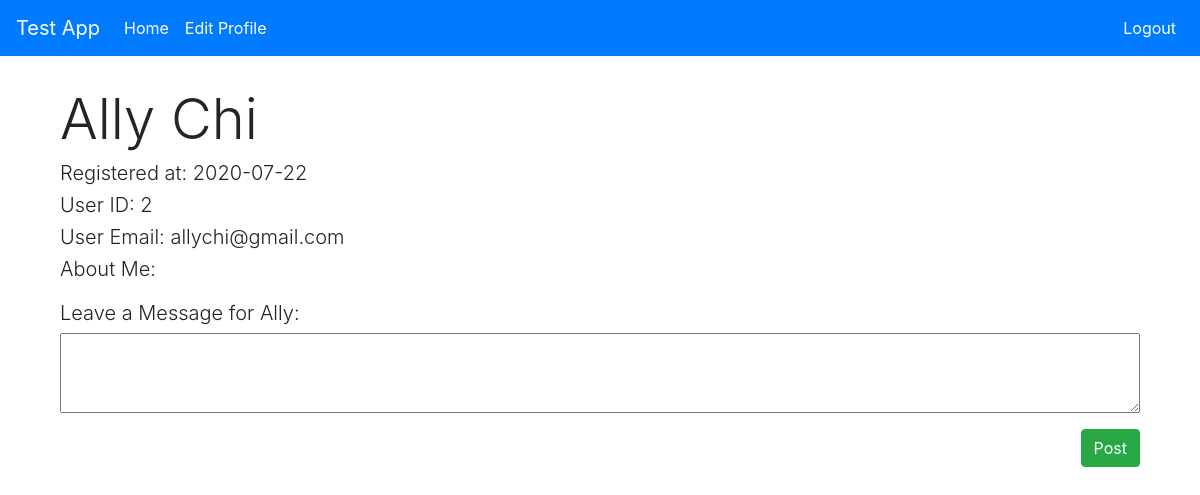
Screenshot of /users/show/2 with the database file from the repository.
### login/models.py (models this page shows)
class User(models.Model):
    first_name = models.CharField(max_length = 255)
    last_name = models.CharField(max_length = 255)
    email = models.CharField(max_length = 255)
    user_level = models.IntegerField()
    password = models.CharField(max_length = 255)
    desc = models.TextField(blank=True)
    created_at = models.DateTimeField(auto_now_add=True)
    updated_at = models.DateTimeField(auto_now=True)
    objects = UserManager()

### users/views.py (the view)
# urls.py: path('/show/<int:num>', views.show_user),
def show_user(request, num):
    context = {
        'user':User.objects.get(id = num)
    }
    return render(request, 'show_user.html', context)

### users/templates/show_user.html (shortened to what this page needs)
<!DOCTYPE html>
<html lang="en">
    <head>
        <link rel="stylesheet" href="https://stackpath.bootstrapcdn.com/bootstrap/4.5.0/css/bootstrap.min.css">
    </head>
    <body>
        <nav class="navbar navbar-expand-lg navbar-dark bg-primary">
            <a class="navbar-brand" href="#">Test App</a>
            <div class="collapse navbar-collapse " id="navbarNav">
                <ul class="navbar-nav">
                    <li class="nav-item active">
                      <a class="nav-link" href="http://localhost:8000/dashboard">Home <span class="sr-only">(current)</span></a>
                    </li>
                    <li class="nav-item active">
                        <a class="nav-link" href="http://localhost:8000/users/edit">Edit Profile <span class="sr-only">(current)</span></a>
                    </li>
                </ul>
              <ul class="navbar-nav ml-auto">
                <li class="nav-item active">
                  <a class="nav-link" href="http://localhost:8000/logout">Logout<span class="sr-only">(current)</span></a>
                </li>
              </ul>
            </div>
        </nav>
        <div class = "container" style = "padding: 30px">
            <h1 class = "display-4">{{user.first_name}} {{user.last_name}}</h1>
            <h3 class = "lead">Registered at: {{user.created_at| date:'Y-m-d'}}</h3>
            <h3 class = "lead">User ID: {{user.id}}</h3>
            <h3 class = "lead">User Email: {{user.email}}</h3>
            <h3 class = "lead">About Me: {{user.desc}}</h3>
            <h3 class = "lead" style="margin-top: 20px;">Leave a Message for {{user.first_name}}:</h3>
            <form action="http://localhost:8000/users/{{user.id}}/post" method = "POST">
                <textarea style = "width: 100%; height: 5em;" name="post"></textarea>
                <button class = "btn btn-success ml-auto" style = "display:block; margin-top: 10px;">Post</button>
            </form>
        </div>
    </body>
</html>

### rows the page displays
User: first_name "Ally", last_name "Chi", created_at "2020-07-22", id "2", email "allychi@gmail.com"
